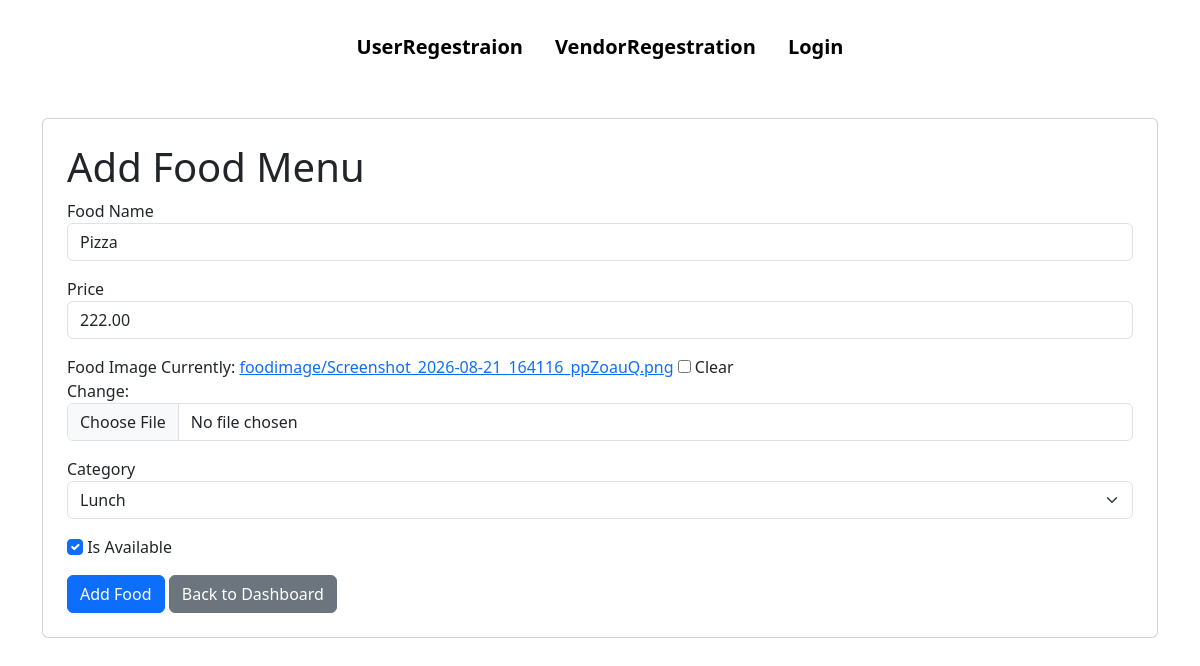
/food_edit/11/, run on the app's committed database.
### menu/models.py (models this page shows)
class FoodItems(models.Model):
    Categories=[('BREAKFAST','Breakfast'),
                ('LUNCH','Lunch'),
                ('DINER','Diner'),
                ('BRAVERAGES','Braverages'),
                ('DESSARTS','Dessarts'),
                ]
    vendor = models.ForeignKey(VendorDetails, on_delete=models.CASCADE, null=True, blank=True)
    name =models.CharField(max_length=100)
    price = models.DecimalField(max_digits=10, decimal_places=2)
    image = models.ImageField(upload_to='foodimage/',blank=True,null=True)
    Categery=models.CharField(max_length=10,choices=Categories)
    is_available = models.BooleanField(default=True)

### menu/views.py (the view)
# urls.py: path('food_edit/<int:pk>/', views.food_edit, name='food_edit'),
def food_edit(request, pk):
    food = get_object_or_404(FoodItems, pk=pk)
    if request.method == 'POST':
        form = MenuForm(request.POST, request.FILES, instance=food)
        if form.is_valid():
            form.save()
            return redirect('dashboard')
    else:
        form = MenuForm(instance=food)
    return render(request, 'accounts/foodmenu.html', {'form': form})

### menu/forms.py
class MenuForm(forms.ModelForm):
    class Meta:
        model = FoodItems
        fields = [
            'name',
            'price',
            'image',
            'Categery',
            'is_available'
        ]
        widgets = {
            'name': forms.TextInput(attrs={'class': 'form-control'}),
            'price': forms.NumberInput(attrs={'class': 'form-control'}),
            'image': forms.ClearableFileInput(attrs={'class': 'form-control'}),
            'Categery': forms.Select(attrs={'class': 'form-select'}),
            'is_available': forms.CheckboxInput(attrs={'class': 'form-check-input'}),
        }

### Card/context_processors.py (called while the page is built)
def cart_count(request):
    if request.user.is_authenticated:
        count = sum(
            item.quantity
            for item in CardItem.objects.filter(user=request.user)
        )
    else:
        count = 0
    return {
        'cart_count': count
    }

### template/accounts/foodmenu.html (shortened to what this page needs)
{% extends 'base.html' %}
{% block content %}
<div class="container mt-5">
    <div class="card p-4">
        <h1>Add Food Menu</h1>
        <form method="POST" enctype="multipart/form-data" class="food-form">
            <div class="mb-3">
                <label>Food Name</label>
                {{ form.name }}
            </div>
            <div class="mb-3">
                <label>Price</label>
                {{ form.price }}
            </div>
            <div class="mb-3">
                <label>Food Image</label>
                {{ form.image }}
            </div>
            <div class="mb-3">
                <label>Category</label>
                {{ form.Categery }}
            </div>
            <div class="mb-3">
                {{ form.is_available }}
                <label>Is Available</label>
            </div>
            <button type="submit" class="btn btn-primary">Add Food</button>
            <a href="{% url 'dashboard' %}"class="btn btn-secondary">Back to Dashboard</a>
        </form>
    </div>
</div>
{% endblock %}

### data on the page
FoodItems: name "Pizza", price "222.00", Categery "Lunch", is_available "☑"
